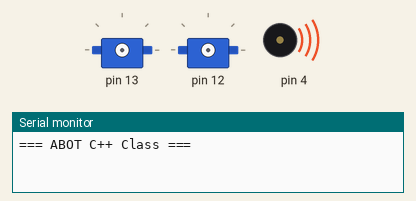
The sketch below on a simulated Arduino Uno, built with avr-gcc and run on an emulated ATmega328P. Parts: 2 × servo, buzzer (waves = sounding), the last lines printed to the serial monitor.

Above: at 0.1 s.
At 3.5 s:
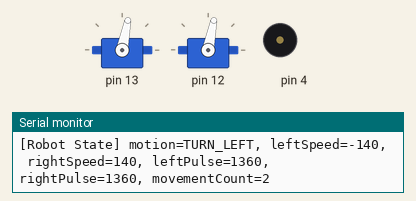
At 6.2 s:
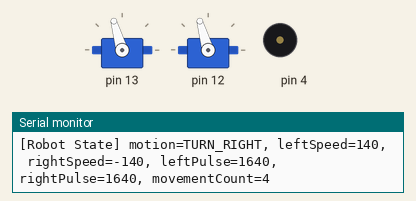
At 7.6 s:
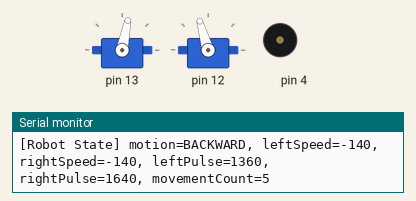
At 16.3 s:
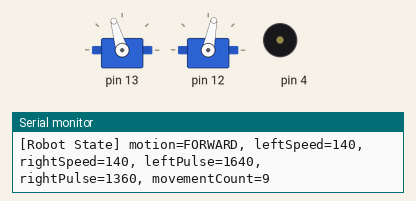
At 33.2 s:
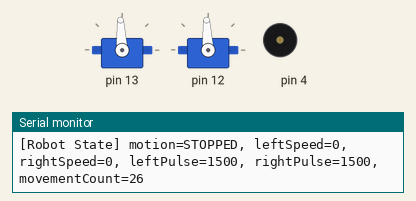
Timing chart, 0 to 34.7 s (numbered marks = the images above):
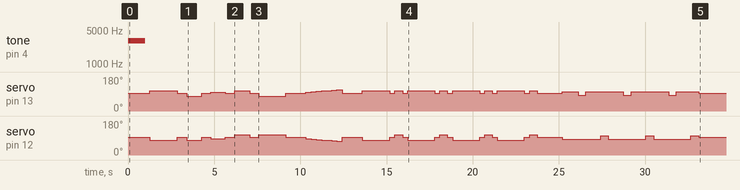

The sketch:

AbotCppClass.ino
```cpp
/*
 * Fribot Learning
 * Class Concept Robot
 *
 * Starter Project 03 — C++ Class
 *
 * This sketch controls the ABOT through one Robot object.
 *
 * The robot's:
 *
 * - hardware configuration,
 * - Servo resources,
 * - calibration,
 * - runtime state,
 * - movement behavior,
 * - diagnostic behavior
 *
 * are grouped inside the Robot class.
 */

#include "Robot.h"

// ============================================================================
// One Robot object
// ============================================================================

Robot abot(
  13,  // Left servo pin
  12,  // Right servo pin
  4    // Speaker pin
);

// ============================================================================
// Arduino setup
// ============================================================================

void setup()
{
  Serial.begin(9600);

  abot.begin();

  /*
   * Calibration belongs to this Robot object.
   *
   * Adjust only after testing the physical ABOT.
   */
  abot.setCalibration(
    0,
    0
  );

  Serial.println();
  Serial.println(
    "=== Sequence 1: Basic Movement ==="
  );

  abot.runBasicSequence();

  abot.pause(1000);

  Serial.println();
  Serial.println(
    "=== Sequence 2: Acceleration ==="
  );

  abot.accelerateForward(
    80,
    200,
    20,
    250
  );

  abot.pause(1000);

  Serial.println();
  Serial.println(
    "=== Sequence 3: Square Pattern ==="
  );

  abot.runSquarePattern(
    140,
    1500,
    400
  );

  abot.pause(1000);

  Serial.println();
  Serial.println(
    "=== Sequence 4: Zigzag Pattern ==="
  );

  abot.runZigzagPattern(
    100,
    800,
    400
  );

  abot.stop();

  abot.detachServos();

  Serial.println();
  Serial.println(
    "=== Demonstration Complete ==="
  );
}

// ============================================================================
// Arduino loop
// ============================================================================

void loop()
{
  /*
   * This demonstration runs once.
   */
}
```

Robot.cpp
```cpp
#include "Robot.h"

// ============================================================================
// Constructor
// ============================================================================

Robot::Robot(
  int leftServoPin,
  int rightServoPin,
  int speakerPin
)
  : leftServoPin(leftServoPin),
    rightServoPin(rightServoPin),
    speakerPin(speakerPin),
    leftServoCalibration(0),
    rightServoCalibration(0),
    currentMotion(MOTION_STOPPED),
    currentLeftSpeed(0),
    currentRightSpeed(0),
    currentLeftPulse(SERVO_STOP),
    currentRightPulse(SERVO_STOP),
    servosAttached(false),
    movementCount(0)
{
}

// ============================================================================
// Initialization
// ============================================================================

void Robot::begin()
{
  Serial.println("=== ABOT C++ Class ===");

  playStartupTone();

  attachServos();

  stop();

  Serial.println("[Robot] initialization complete");

  printState();
}

void Robot::playStartupTone()
{
  tone(
    speakerPin,
    3000,
    1000
  );

  delay(1000);
}

// ============================================================================
// Servo connection management
// ============================================================================

void Robot::attachServos()
{
  if (servosAttached)
  {
    return;
  }

  servoLeft.attach(leftServoPin);
  servoRight.attach(rightServoPin);

  servosAttached = true;

  applyServoPulses(
    SERVO_STOP,
    SERVO_STOP
  );

  Serial.println("[Robot] servos attached");
}

void Robot::detachServos()
{
  if (!servosAttached)
  {
    return;
  }

  stop();

  servoLeft.detach();
  servoRight.detach();

  servosAttached = false;

  Serial.println("[Robot] servos detached");
}

// ============================================================================
// Calibration
// ============================================================================

void Robot::setCalibration(
  int leftCalibration,
  int rightCalibration
)
{
  leftServoCalibration = leftCalibration;
  rightServoCalibration = rightCalibration;
}

// ============================================================================
// Basic movement
// ============================================================================

void Robot::moveForward(
  int speed,
  int time
)
{
  speed = abs(clampSpeed(speed));

  updateMotionState(
    MOTION_FORWARD,
    speed,
    speed
  );

  setWheelSpeeds(
    speed,
    speed
  );

  movementCount++;

  printState();

  delay(time);
}

void Robot::moveBackward(
  int speed,
  int time
)
{
  speed = abs(clampSpeed(speed));

  updateMotionState(
    MOTION_BACKWARD,
    -speed,
    -speed
  );

  setWheelSpeeds(
    -speed,
    -speed
  );

  movementCount++;

  printState();

  delay(time);
}

void Robot::turnLeft(
  int speed,
  int time
)
{
  speed = abs(clampSpeed(speed));

  updateMotionState(
    MOTION_TURN_LEFT,
    -speed,
    speed
  );

  setWheelSpeeds(
    -speed,
    speed
  );

  movementCount++;

  printState();

  delay(time);
}

void Robot::turnRight(
  int speed,
  int time
)
{
  speed = abs(clampSpeed(speed));

  updateMotionState(
    MOTION_TURN_RIGHT,
    speed,
    -speed
  );

  setWheelSpeeds(
    speed,
    -speed
  );

  movementCount++;

  printState();

  delay(time);
}

void Robot::pause(int time)
{
  stop();

  delay(time);
}

void Robot::stop()
{
  updateMotionState(
    MOTION_STOPPED,
    0,
    0
  );

  if (servosAttached)
  {
    setWheelSpeeds(
      0,
      0
    );
  }

  printState();
}

// ============================================================================
// Extended movement
// ============================================================================

void Robot::accelerateForward(
  int startSpeed,
  int endSpeed,
  int step,
  int stepTime
)
{
  startSpeed = abs(clampSpeed(startSpeed));
  endSpeed = abs(clampSpeed(endSpeed));
  step = abs(step);

  if (step == 0)
  {
    Serial.println(
      "[Warning] acceleration step cannot be zero"
    );

    return;
  }

  if (startSpeed > endSpeed)
  {
    int temporarySpeed = startSpeed;
    startSpeed = endSpeed;
    endSpeed = temporarySpeed;
  }

  for (
    int speed = startSpeed;
    speed <= endSpeed;
    speed += step
  )
  {
    updateMotionState(
      MOTION_FORWARD,
      speed,
      speed
    );

    setWheelSpeeds(
      speed,
      speed
    );

    printState();

    delay(stepTime);
  }

  movementCount++;

  stop();
}

// ============================================================================
// Movement sequences
// ============================================================================

void Robot::runBasicSequence()
{
  moveForward(140, 1500);

  pause(500);

  turnLeft(140, 800);

  pause(500);

  moveForward(80, 800);

  pause(500);

  turnRight(140, 800);

  pause(500);

  moveBackward(140, 1500);

  stop();
}

void Robot::runSquarePattern(
  int speed,
  int forwardTime,
  int turnTime
)
{
  for (int side = 1; side <= 4; side++)
  {
    Serial.print("[Square] side ");
    Serial.println(side);

    moveForward(
      speed,
      forwardTime
    );

    pause(250);

    turnRight(
      speed,
      turnTime
    );

    pause(250);
  }

  stop();
}

void Robot::runZigzagPattern(
  int speed,
  int forwardTime,
  int turnTime
)
{
  for (
    int section = 1;
    section <= 3;
    section++
  )
  {
    Serial.print("[Zigzag] section ");
    Serial.println(section);

    moveForward(
      speed,
      forwardTime
    );

    turnLeft(
      speed,
      turnTime
    );

    moveForward(
      speed,
      forwardTime
    );

    turnRight(
      speed,
      turnTime
    );
  }

  stop();
}

// ============================================================================
// Wheel speed control
// ============================================================================

void Robot::setWheelSpeeds(
  int leftSpeed,
  int rightSpeed
)
{
  if (!servosAttached)
  {
    Serial.println(
      "[Warning] servos are not attached"
    );

    return;
  }

  leftSpeed = clampSpeed(leftSpeed);
  rightSpeed = clampSpeed(rightSpeed);

  int leftPulse =
    speedToLeftPulse(leftSpeed);

  int rightPulse =
    speedToRightPulse(rightSpeed);

  applyServoPulses(
    leftPulse,
    rightPulse
  );

  currentLeftSpeed = leftSpeed;
  currentRightSpeed = rightSpeed;
}

void Robot::applyServoPulses(
  int leftPulse,
  int rightPulse
)
{
  leftPulse = clampPulse(leftPulse);
  rightPulse = clampPulse(rightPulse);

  currentLeftPulse = leftPulse;
  currentRightPulse = rightPulse;

  servoLeft.writeMicroseconds(
    currentLeftPulse
  );

  servoRight.writeMicroseconds(
    currentRightPulse
  );
}

// ============================================================================
// Speed conversion
// ============================================================================

int Robot::speedToLeftPulse(
  int speed
) const
{
  /*
   * Positive speed means forward.
   *
   * Left wheel forward:
   * 1500 + 200 = 1700
   */

  int pulse =
    SERVO_STOP +
    speed +
    leftServoCalibration;

  return clampPulse(pulse);
}

int Robot::speedToRightPulse(
  int speed
) const
{
  /*
   * Positive speed means forward.
   *
   * Right wheel forward:
   * 1500 - 200 = 1300
   */

  int pulse =
    SERVO_STOP -
    speed +
    rightServoCalibration;

  return clampPulse(pulse);
}

int Robot::clampSpeed(
  int speed
) const
{
  return constrain(
    speed,
    SPEED_MIN,
    SPEED_MAX
  );
}

int Robot::clampPulse(
  int pulse
) const
{
  return constrain(
    pulse,
    SERVO_CLOCKWISE_FULL,
    SERVO_COUNTERCLOCKWISE_FULL
  );
}

// ============================================================================
// State management
// ============================================================================

void Robot::updateMotionState(
  MotionState motion,
  int leftSpeed,
  int rightSpeed
)
{
  currentMotion = motion;
  currentLeftSpeed = leftSpeed;
  currentRightSpeed = rightSpeed;
}

// ============================================================================
// Diagnostics
// ============================================================================

void Robot::printState() const
{
  Serial.print("[Robot State] motion=");
  Serial.print(
    motionToText(currentMotion)
  );

  Serial.print(", leftSpeed=");
  Serial.print(currentLeftSpeed);

  Serial.print(", rightSpeed=");
  Serial.print(currentRightSpeed);

  Serial.print(", leftPulse=");
  Serial.print(currentLeftPulse);

  Serial.print(", rightPulse=");
  Serial.print(currentRightPulse);

  Serial.print(", movementCount=");
  Serial.println(movementCount);
}

const char* Robot::motionToText(
  MotionState motion
) const
{
  switch (motion)
  {
    case MOTION_STOPPED:
      return "STOPPED";

    case MOTION_FORWARD:
      return "FORWARD";

    case MOTION_BACKWARD:
      return "BACKWARD";

    case MOTION_TURN_LEFT:
      return "TURN_LEFT";

    case MOTION_TURN_RIGHT:
      return "TURN_RIGHT";

    default:
      return "UNKNOWN";
  }
}

// ============================================================================
// Read-only state access
// ============================================================================

Robot::MotionState Robot::getMotion() const
{
  return currentMotion;
}

int Robot::getLeftSpeed() const
{
  return currentLeftSpeed;
}

int Robot::getRightSpeed() const
{
  return currentRightSpeed;
}

unsigned long Robot::getMovementCount() const
{
  return movementCount;
}

bool Robot::isAttached() const
{
  return servosAttached;
}
```

Robot.h
```cpp
#ifndef ROBOT_H
#define ROBOT_H

#include <Arduino.h>
#include <Servo.h>

class Robot
{
public:
  enum MotionState
  {
    MOTION_STOPPED,
    MOTION_FORWARD,
    MOTION_BACKWARD,
    MOTION_TURN_LEFT,
    MOTION_TURN_RIGHT
  };

  /*
   * Create one Robot object.
   *
   * Each Robot receives its own hardware pin configuration.
   */
  Robot(
    int leftServoPin,
    int rightServoPin,
    int speakerPin
  );

  /*
   * Prepare the hardware.
   */
  void begin();

  /*
   * Servo connection management.
   */
  void attachServos();
  void detachServos();

  /*
   * Calibration.
   */
  void setCalibration(
    int leftCalibration,
    int rightCalibration
  );

  /*
   * Basic movement.
   */
  void moveForward(int speed, int time);
  void moveBackward(int speed, int time);
  void turnLeft(int speed, int time);
  void turnRight(int speed, int time);
  void pause(int time);
  void stop();

  /*
   * Extended behavior.
   */
  void accelerateForward(
    int startSpeed,
    int endSpeed,
    int step,
    int stepTime
  );

  void runBasicSequence();
  void runSquarePattern(
    int speed,
    int forwardTime,
    int turnTime
  );

  void runZigzagPattern(
    int speed,
    int forwardTime,
    int turnTime
  );

  /*
   * Diagnostics.
   */
  void printState() const;

  /*
   * Read-only state access.
   */
  MotionState getMotion() const;
  int getLeftSpeed() const;
  int getRightSpeed() const;
  unsigned long getMovementCount() const;
  bool isAttached() const;

private:
  /*
   * Hardware configuration.
   */
  int leftServoPin;
  int rightServoPin;
  int speakerPin;

  /*
   * Hardware resources.
   */
  Servo servoLeft;
  Servo servoRight;

  /*
   * Calibration state.
   */
  int leftServoCalibration;
  int rightServoCalibration;

  /*
   * Runtime state.
   */
  MotionState currentMotion;

  int currentLeftSpeed;
  int currentRightSpeed;

  int currentLeftPulse;
  int currentRightPulse;

  bool servosAttached;

  unsigned long movementCount;

  /*
   * Servo pulse constants.
   */
  static const int SERVO_CLOCKWISE_FULL = 1300;
  static const int SERVO_STOP = 1500;
  static const int SERVO_COUNTERCLOCKWISE_FULL = 1700;

  /*
   * Speed limits.
   */
  static const int SPEED_MIN = -200;
  static const int SPEED_MAX = 200;

  /*
   * Internal helpers.
   *
   * These functions belong to Robot implementation,
   * but project users do not need to call them directly.
   */
  void playStartupTone();

  void setWheelSpeeds(
    int leftSpeed,
    int rightSpeed
  );

  void applyServoPulses(
    int leftPulse,
    int rightPulse
  );

  int speedToLeftPulse(int speed) const;
  int speedToRightPulse(int speed) const;

  int clampSpeed(int speed) const;
  int clampPulse(int pulse) const;

  void updateMotionState(
    MotionState motion,
    int leftSpeed,
    int rightSpeed
  );

  const char* motionToText(
    MotionState motion
  ) const;
};

#endif
```
